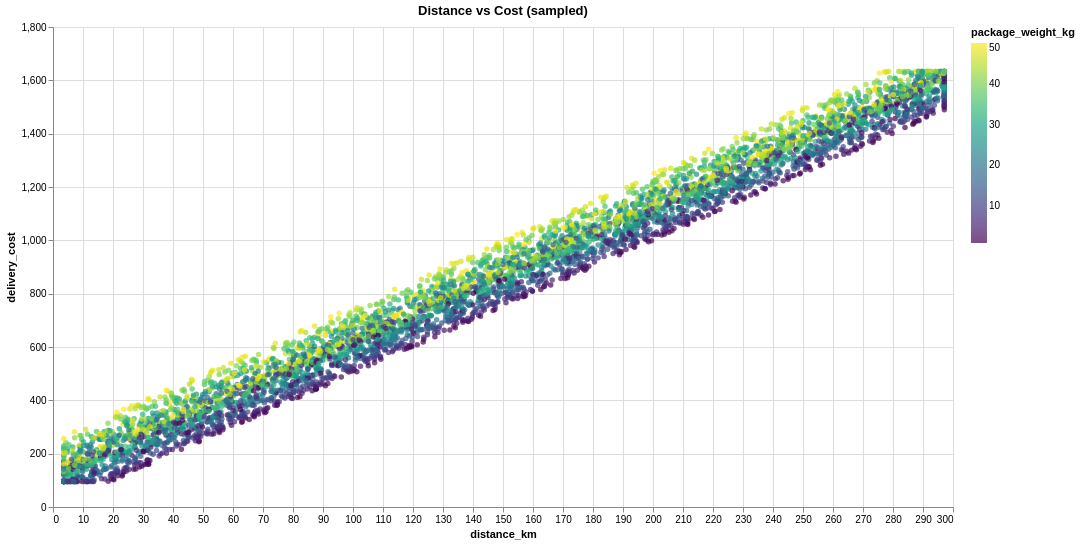

Here is the notebook cell this chart was saved with:
### Code cell
df_sample = df.sample(n=5000, random_state=42) if len(df) > 5000 else df

chart = (
    alt.Chart(df_sample)
    .mark_circle(opacity=0.7)
    .encode(
        x='distance_km:Q',
        y='delivery_cost:Q',
        color=alt.Color('package_weight_kg:Q', scale=alt.Scale(scheme='viridis')),
        tooltip=['distance_km:Q','package_weight_kg:Q','delivery_cost:Q','delivery_partner:N']
    )
    .properties(width=900, height=480, title="Distance vs Cost (sampled)")
)

chart   # put chart as last line to display in notebook

### Figure 1 — Vega-Lite specification as saved in the notebook (floating-point values rounded to 4 significant figures; data arrays with more than 128 entries replaced by an {"elided": "..."} marker saying what was removed)
{"config": {"view": {"continuousWidth": 300, "continuousHeight": 300}}, "data": {"name": "data-a999e15a10bdf8833e21cb811a7cbe6b"}, "mark": {"type": "circle", "opacity": 0.7}, "encoding": {"color": {"field": "package_weight_kg", "scale": {"scheme": "viridis"}, "type": "quantitative"}, "tooltip": [{"field": "distance_km", "type": "quantitative"}, {"field": "package_weight_kg", "type": "quantitative"}, {"field": "delivery_cost", "type": "quantitative"}, {"field": "delivery_partner", "type": "nominal"}], "x": {"field": "distance_km", "type": "quantitative"}, "y": {"field": "delivery_cost", "type": "quantitative"}}, "height": 480, "title": "Distance vs Cost (sampled)", "width": 900, "$schema": "https://vega.github.io/schema/vega-lite/v5.20.1.json", "datasets": {"data-a999e15a10bdf8833e21cb811a7cbe6b": {"elided": "5000 records"}}}
